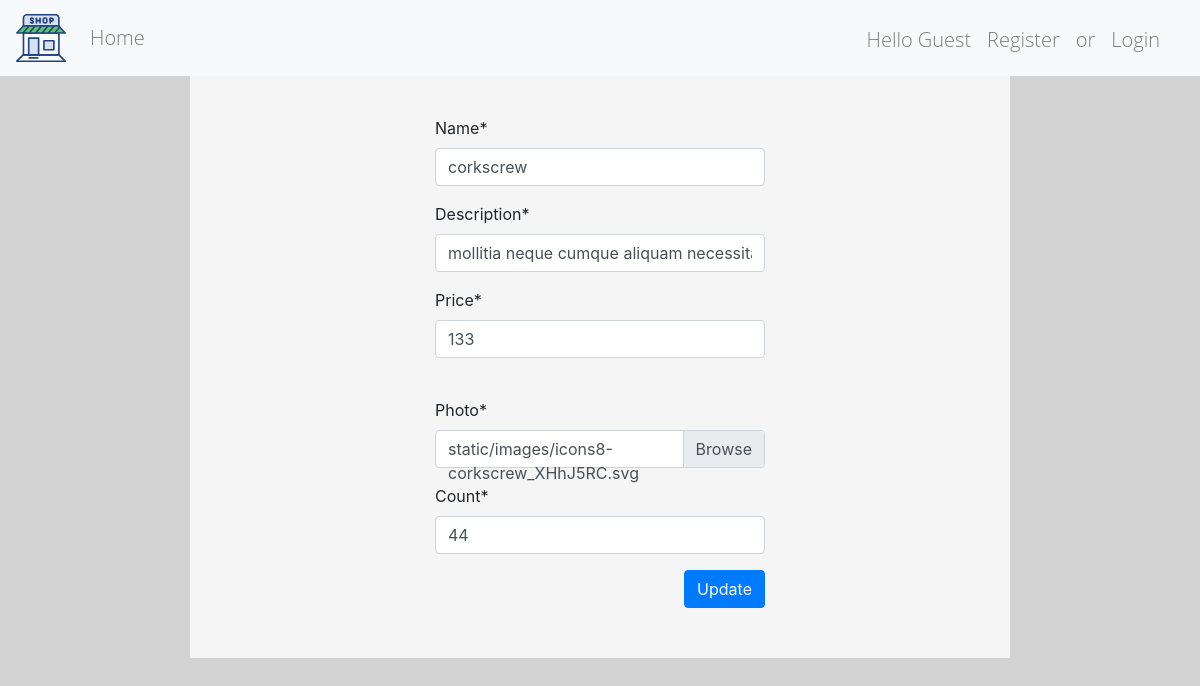
Page /product_update/7 on the earlier database version.
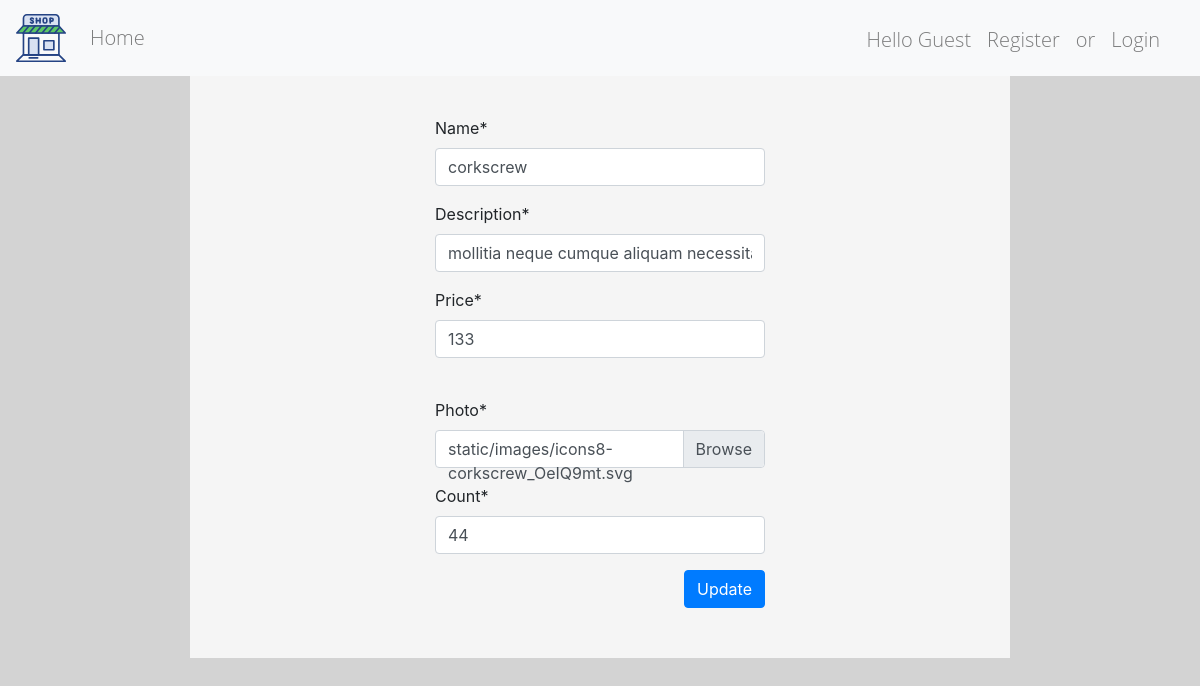
Same page on the later database version.
### shop/models.py (models this page shows, shortened)
class Product(models.Model):
    name = models.CharField(max_length=50)
    description = models.CharField(max_length=256)
    price = models.PositiveIntegerField()
    photo = models.FileField(upload_to='static/images/')
    count = models.PositiveIntegerField()

### shop/views.py (the view)
# urls.py: path('product_update/<int:pk>', ProductUpdate.as_view(), name='product_update'),
class ProductUpdate(SuccessMessageMixin, UpdateView):
    template_name = 'shop/product_update_form.html'
    form_class = forms.ProductCreateForm
    model = models.Product
    success_url = '/'
    success_message = 'success update product %(name)s'

### shop/forms.py
class ProductCreateForm(ModelForm):
    class Meta:
        model = Product
        fields = '__all__'

### shop/templates/shop/product_update_form.html (shortened to what this page needs)
{% extends 'shop/base.html' %}
{% load staticfiles %}
{% load crispy_forms_tags %}
{% block content %}
    <div class="col-md-8 col-sm-8 col-12 col box">
        <div class="mx-auto">
            <form method="post" enctype="multipart/form-data" class="form col-6 mx-auto">
                <div class="form-group mx-0 mb-0">
                    {{ form.name|as_crispy_field }}
                </div>
                <div class="form-group mx-0">
                    {{ form.description|as_crispy_field }}
                </div>
                <div class="form-group mb-0">
                    {{ form.price|as_crispy_field }}
                </div>
                <br>
                <div class="form-group">
                    <label for="id_photo" class="requiredField">
                        Photo<span class="asteriskField">*</span>
                    </label>
                    <div class="custom-file">
                        <label class="custom-file-label" for="id_photo" id="id_label">{{ product.photo.name }}</label>
                    </div>
                </div>
                <div class="form-group mb-0">
                    {{ form.count|as_crispy_field }}
                </div>
                <div class="text-right">
                    <button type="submit" class="btn btn-primary">Update</button>
                </div>
            </form>
        </div>
    </div>
{% endblock content %}

### shop/templates/shop/base.html (shortened to what this page needs)
<!DOCTYPE html>
<html lang="en">
<head>
    {% load staticfiles %}
    <link rel="stylesheet" href="{% static 'css/bootstrap.css' %}">
    <link rel="stylesheet" href="{% static 'css/style.css' %}">
</head>
<body>
{% include 'shop/navbar.html' %}
<div class="row">
    <div class="col-md-2 col-sm-2 col"></div>
    {% block content %}
    {% endblock content %}
</div>
</body>
</html>

### shop/templates/shop/navbar.html (shortened to what this page needs)
{% load staticfiles %}
<nav class="navbar navbar-expand-lg navbar-expand navbar-light bg-light ">
    <div class="collapse navbar-collapse">
        <a class="navbar-brand" href="#">
            <img src="{% static 'images/shop.svg' %}" width="50" height="50" alt="">
        </a>
        <ul class="navbar-nav pl-0 mr-auto">
            <li class="nav-item">
                <a class="nav-link" href="{% url 'shop:index' %}">Home</a>
            </li>
        </ul>
        <ul class="navbar-nav pl-0 pb-0 mt-2 mr-3" style="height: 50px">
            {% if not user.is_authenticated %}
                <p class="navbar-text mx-2" id="nav-text">Hello Guest</p>
                <li class="nav-item">
                    <a class="nav-link" href="{% url 'shop:user_create' %}">Register</a>
                </li>
                <p class="navbar-text mx-2"> or </p>
                <li class="nav-item">
                    <a class="nav-link" href="{% url 'shop:user_login' %}">Login</a>
                </li>
            {% else %}
                <p class="nav-item nav-link">Hello {{ user }}</p>
                <li class="nav-item">
                    <a class="nav-link" href="{% url 'shop:user_logout' %}">Logout</a>
                </li>
            {% endif %}
        </ul>
    </div>
</nav>

### static/css/style.css (style rules this page uses)
body { background-color: lightgrey; }
p { font-family: "Open Sans Light", sans-serif; font-size: 20px; }
li { font-family: "Open Sans Light", sans-serif; font-size: 20px; }
.box { background-color: whitesmoke; padding: 40px 50px 50px; }
.nav-item { font-family: "Open Sans Light", sans-serif; font-size: 20px; }
.navbar-text { font-size: 20px; }
.btn { white-space: nowrap; }

Differences in the rows shown:
changed Product "corkscrew": photo.name "static/images/icons8-corkscrew_XHhJ5RC.svg" → "static/images/icons8-corkscrew_OeIQ9mt.svg"
